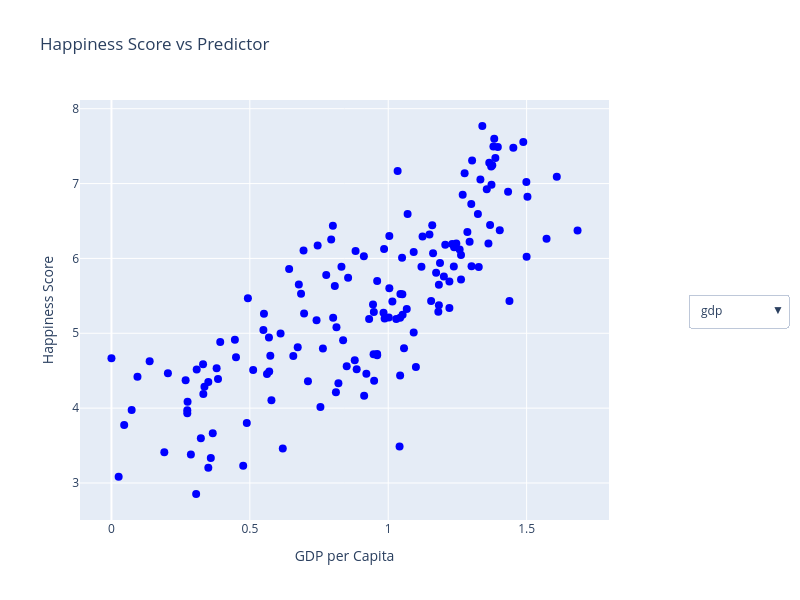

Notebook code cell kept with this figure:
### Code cell
import plotly.graph_objects as go

# predictors to choose from
x_options = ["gdp","support","lifeexp","freedom","generosity","corruption"]

# create initial figure with GDP as default
fig = go.Figure()

fig.add_trace(go.Scatter(
    x=happiness["gdp"],
    y=happiness["score"],
    mode="markers",
    marker=dict(size=8, color="blue"),
    hovertext=happiness["country"],
    name="GDP"
))

# add dropdown menu on the right
fig.update_layout(
    title="Happiness Score vs Predictor",
    xaxis_title="GDP per Capita",
    yaxis_title="Happiness Score",
    width=800,
    height=600,
    updatemenus=[
        dict(
            buttons=[
                dict(
                    label=col,
                    method="update",
                    args=[
                        {"x": [happiness[col]],
                         "y": [happiness["score"]],
                         "hovertext": [happiness["country"]],
                         "name": col},
                        {"xaxis": {"title": col},
                         "yaxis": {"title": "Happiness Score"}}
                    ]
                )
                for col in x_options
            ],
            direction="down",
            showactive=True,
            x=1.15,         # move to right of plot
            xanchor="left",
            y=0.5,          # middle of y-axis
            yanchor="middle"
        )
    ]
)

fig.show()

### Figure 1 — Plotly figure (JSON) as saved in the notebook; plotly's stock layout.template omitted (floating-point values rounded to 4 significant figures; data arrays with more than 128 entries replaced by an {"elided": "..."} marker saying what was removed)
{"data": [{"hovertext": {"elided": "156 str values"}, "marker": {"color": "blue", "size": 8}, "mode": "markers", "name": "GDP", "type": "scatter", "x": {"elided": "156 float values"}, "y": {"elided": "156 float values"}}], "layout": {"height": 600, "title": {"text": "Happiness Score vs Predictor"}, "updatemenus": [{"buttons": [{"args": [{"hovertext": {"elided": "1x156 str values"}, "name": "gdp", "x": {"elided": "1x156 float values"}, "y": {"elided": "1x156 float values"}}, {"xaxis": {"title": "gdp"}, "yaxis": {"title": "Happiness Score"}}], "label": "gdp", "method": "update"}, {"args": [{"hovertext": {"elided": "1x156 str values"}, "name": "support", "x": {"elided": "1x156 float values"}, "y": {"elided": "1x156 float values"}}, {"xaxis": {"title": "support"}, "yaxis": {"title": "Happiness Score"}}], "label": "support", "method": "update"}, {"args": [{"hovertext": {"elided": "1x156 str values"}, "name": "lifeexp", "x": {"elided": "1x156 float values"}, "y": {"elided": "1x156 float values"}}, {"xaxis": {"title": "lifeexp"}, "yaxis": {"title": "Happiness Score"}}], "label": "lifeexp", "method": "update"}, {"args": [{"hovertext": {"elided": "1x156 str values"}, "name": "freedom", "x": {"elided": "1x156 float values"}, "y": {"elided": "1x156 float values"}}, {"xaxis": {"title": "freedom"}, "yaxis": {"title": "Happiness Score"}}], "label": "freedom", "method": "update"}, {"args": [{"hovertext": {"elided": "1x156 str values"}, "name": "generosity", "x": {"elided": "1x156 float values"}, "y": {"elided": "1x156 float values"}}, {"xaxis": {"title": "generosity"}, "yaxis": {"title": "Happiness Score"}}], "label": "generosity", "method": "update"}, {"args": [{"hovertext": {"elided": "1x156 str values"}, "name": "corruption", "x": {"elided": "1x156 float values"}, "y": {"elided": "1x156 float values"}}, {"xaxis": {"title": "corruption"}, "yaxis": {"title": "Happiness Score"}}], "label": "corruption", "method": "update"}], "direction": "down", "showactive": true, "x": 1.15, "xanchor": "left", "y": 0.5, "yanchor": "middle"}], "width": 800, "xaxis": {"title": {"text": "GDP per Capita"}}, "yaxis": {"title": {"text": "Happiness Score"}}}}
